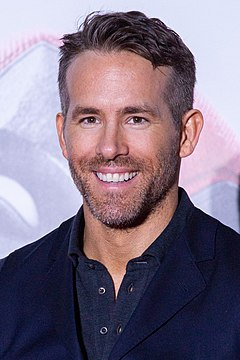
#> input picture Color Corrections/images/ryan.jpg, 240 x 360 px, found by its file name
$ python color_balance.py
#> lines starting #> are read from the running program, lines starting #| are printed output that depends on the picture
#> further down, img is the input picture: shape (360, 240, 3); mean B, G, R 132.4, 114.4, 127.7
import cv2
import numpy as np

# Hàm chỉnh độ sáng cho ảnh
def gammaCorrection(src, gamma):
    """
    It takes an image and a percentage, and returns the image with the percentage of pixels in the image
    that are the darkest and the percentage of pixels in the image that are the brightest set to black
    and white respectively

    :param src: The source image
    :param gamma: The gamma value to be used in the gamma correction
    :return: a list of the three channels of the image.
    """
    invGamma = 1 / gamma

    table = [((i / 255) ** invGamma) * 255 for i in range(256)]
    table = np.array(table, np.uint8)

    return cv2.LUT(src, table)

# Hàm chỉnh màu cho ảnh
def colorBalance(img, percent=1):
    """
    It takes an image and a percentage, and returns the image with the percentage of pixels in the image
    that are the darkest and the percentage of pixels in the image that are the brightest set to black
    and white respectively

    :param img: The image to be processed
    :param percent: The percentage of the image to be clipped, defaults to 1 (optional)
    :return: A list of the three channels of the image.
    """
#> called with percent = 1
    out_channels = []
    cumstops = (
        img.shape[0] * img.shape[1] * percent / 200.0,
        img.shape[0] * img.shape[1] * (1 - percent / 200.0),
    )
#> cumstops = (432, 85968)
    for channel in cv2.split(img):
        cumhist = np.cumsum(cv2.calcHist([channel], [0], None, [256], (0, 256)))
        low_cut, high_cut = np.searchsorted(cumhist, cumstops)
        lut = np.concatenate(
            (
                np.zeros(low_cut),
                np.around(np.linspace(0, 255, high_cut - low_cut + 1)),
                255 * np.ones(255 - high_cut),
            )
        )
        out_channels.append(cv2.LUT(channel, lut.astype("uint8")))
#> this loop made 3 passes
#> (low_cut, high_cut) on passes 1 to 3: (5, 255), (0, 240), (1, 245)
#> after the loop, out_channels = 3 items
    return cv2.merge(out_channels)


if __name__ == "__main__":
    # Đường dẫn file ảnh
    path = r"C:\Users\tungn\Downloads\Compressed\Computer Vision\Test\ryan.jpg"

    # Đọc đường dẫn của ảnh
    img = cv2.imread(path)

    # Chỉnh màu cho ảnh
    out = colorBalance(img, 1)
    cv2.imshow("Before", img)
    cv2.imshow("After", out)

    # Chỉnh độ sáng cho ảnh
    gammaImg = gammaCorrection(img, 2.2)
#> in gammaCorrection, `return cv2.LUT(src, table)`:
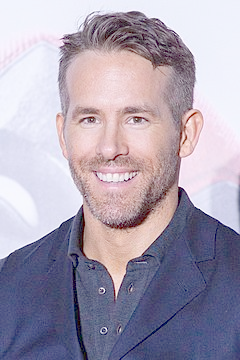
#> returned value: shape (360, 240, 3); mean of channels 0, 1, 2 177.9, 160.6, 168.6; drawn as B, G, R
    cv2.imshow("Original image", img)
    cv2.imshow("Gamma corrected image", gammaImg)

    cv2.waitKey(0)
    cv2.destroyAllWindows()

$ run again, with Color Corrections/images/flower.png saved as Color Corrections/images/ryan.jpg
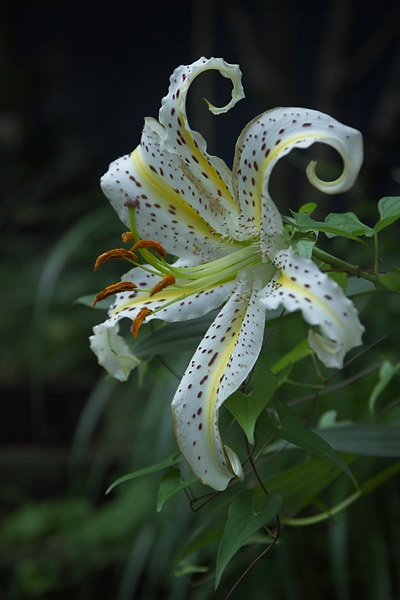
#> input picture Color Corrections/images/flower.png, 400 x 600 px, found by its file name
#> img is the input picture: shape (600, 400, 3); mean B, G, R 47.6, 60.9, 49.7
#> the loop in colorBalance, `for channel in cv2.split(img):` made 3 passes
#> (low_cut, high_cut) on passes 1 to 3: (3, 223), (8, 220), (6, 206)
#> after the loop in colorBalance, `for channel in cv2.split(img):`: out_channels = 3 items
#> in colorBalance, `return cv2.merge(out_channels)`:
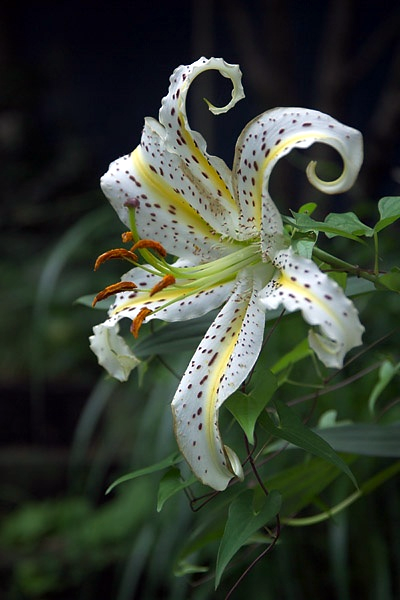
#> returned value: shape (600, 400, 3); mean of channels 0, 1, 2 51.7, 63.6, 55.7; drawn as B, G, R
#> in gammaCorrection, `return cv2.LUT(src, table)`:
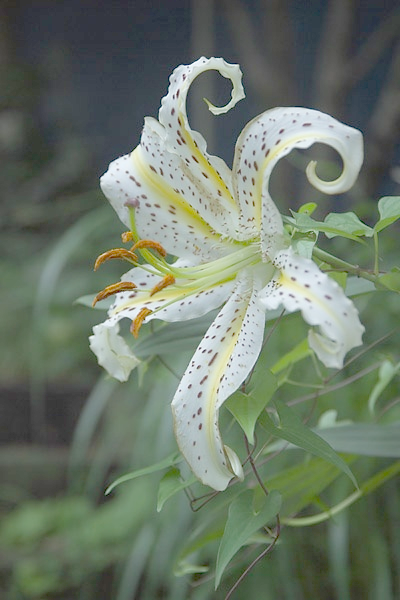
#> returned value: shape (600, 400, 3); mean of channels 0, 1, 2 106.1, 121.5, 109.1; drawn as B, G, R
